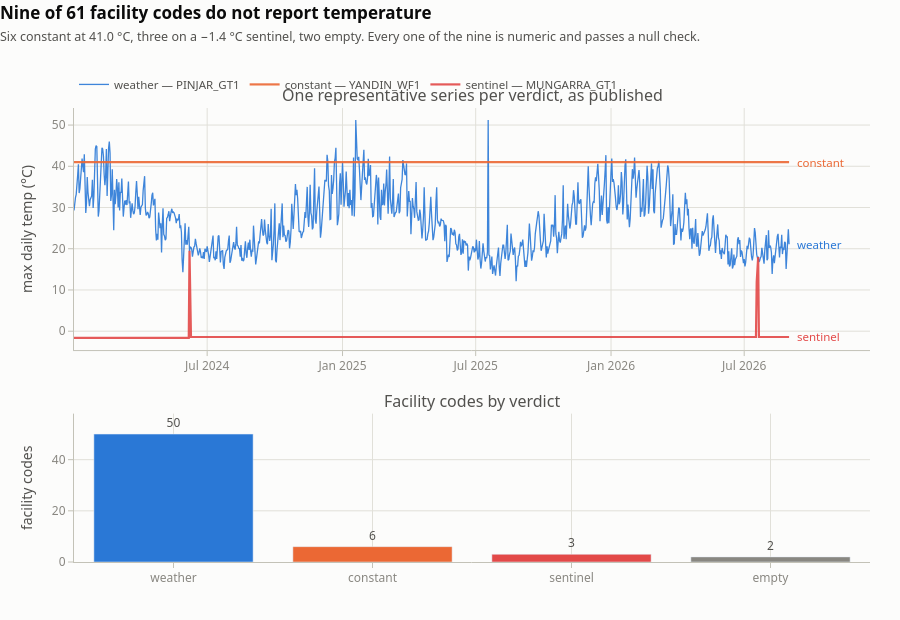

Notebook cell for this chart:
### Markdown cell above
### 1. What is actually a measurement

Four groups, drawn as the series they are. The point of the chart is that the defects are not subtle
once plotted and completely invisible in a summary statistic: a mean over all 61 facility codes is a
mean over six flat 41.0 lines and three flat -1.4 lines.

The **41.0** group is the more dangerous of the two, because 41 degC is a *plausible* WA summer
maximum. It fails only on variance — the same value on all 973 days, including every day in July.
The **-1.4** group fails on sign and on season. Both are almost certainly registered reference
values for the facility rather than readings from an instrument.

`ALBANY_WF1` and `GRASMERE_WF1` are honestly empty: 973 rows, no values. They cost nothing, because
`notna()` does catch them.

### Code cell
# ── Chart 1: the four verdict groups, drawn as series ────────────────────────
reps = {'weather': 'PINJAR_GT1', 'constant': 'YANDIN_WF1',
        'sentinel': 'MUNGARRA_GT1', 'empty': 'ALBANY_WF1'}
wall = temperature_wide(raw='../data/raw', drop_placeholders=False)

fig = make_subplots(rows=2, cols=1, vertical_spacing=0.14, row_heights=[0.62, 0.38],
                    subplot_titles=["One representative series per verdict, as published",
                                    "Facility codes by verdict"])

for v, f in reps.items():
    if f not in wall.columns:
        continue
    s = wall[f].dropna()
    if s.empty:
        continue
    fig.add_trace(go.Scatter(
        x=s.index, y=s.values, name=f"{v} — {f}", mode='lines',
        line=dict(color=VERDICT_COLOR[v], width=1.3 if v == 'weather' else 2.2),
        opacity=0.9), row=1, col=1)
    # Direct label, so the reading never depends on matching a colour to a key.
    fig.add_annotation(x=s.index[-1], y=s.iloc[-1], text=f"  {v}", showarrow=False,
                       xanchor='left', font=dict(size=11.5, color=VERDICT_COLOR[v]),
                       row=1, col=1)

cnt = diag.verdict.value_counts().reindex(['weather', 'constant', 'sentinel', 'empty']).fillna(0)
fig.add_trace(go.Bar(x=list(cnt.index), y=list(cnt.values),
                     marker_color=[VERDICT_COLOR[v] for v in cnt.index],
                     text=[f"{int(v)}" for v in cnt.values], textposition='outside',
                     showlegend=False, cliponaxis=False), row=2, col=1)

fig.update_yaxes(title_text="max daily temp (°C)", row=1, col=1)
fig.update_yaxes(title_text="facility codes", row=2, col=1, range=[0, 58])
fig.update_xaxes(range=[wall.index.min(), wall.index.max() + pd.Timedelta(days=110)], row=1, col=1)
style(fig, "Nine of 61 facility codes do not report temperature",
      "Six constant at 41.0 °C, three on a −1.4 °C sentinel, two empty. Every one of the nine is "
      "numeric and passes a null check.",
      height=620, hover='closest', legend_y=1.02)
fig.show()

# The two defects push in OPPOSITE directions, so the headline bias is small and
# the aggregate looks harmless. That is the trap, not a reassurance: a fleet mean
# is one of the few statistics in which they partly cancel.
hi = t_all[t_all.facility_code.isin(diag.index[diag.verdict == 'constant'])].temp_max_c
lo = t_all[t_all.facility_code.isin(diag.index[diag.verdict == 'sentinel'])].temp_max_c
print("A mean over all facility codes, versus a mean over the real ones:")
print(f"  all 61 codes : {t_all.temp_max_c.mean():.2f} °C  ({len(t_all):,} readings)")
print(f"  50 weather   : {t.temp_max_c.mean():.2f} °C  ({len(t):,} readings)")
print(f"  net bias     : {t_all.temp_max_c.mean() - t.temp_max_c.mean():+.2f} °C")
print("")
print("the net is small only because the defects oppose each other:")
print(f"  {len(hi):,} readings pinned at 41.0 °C pull the mean UP")
print(f"  {len(lo):,} readings on the −1.4 °C sentinel pull it DOWN")
print("any per-facility or per-station statistic gets the full error, uncancelled:")
for f in ['YANDIN_WF1', 'MUNGARRA_GT1']:
    v = t_all.loc[t_all.facility_code == f, 'temp_max_c'].mean()
    print(f"  {f:<16} reports {v:6.2f} °C mean against a fleet median of "
          f"{t.temp_max_c.median():.1f} °C")

### Figure 1 — Plotly figure (JSON) as saved in the notebook; plotly's stock layout.template omitted (floating-point values rounded to 4 significant figures; data arrays with more than 128 entries replaced by an {"elided": "..."} marker saying what was removed)
{"data": [{"line": {"color": "#2a78d6", "width": 1.3}, "mode": "lines", "name": "weather — PINJAR_GT1", "opacity": 0.9, "type": "scatter", "x": {"elided": "966 str values"}, "xaxis": "x", "y": {"elided": "966 float values"}, "yaxis": "y"}, {"line": {"color": "#eb6834", "width": 2.2}, "mode": "lines", "name": "constant — YANDIN_WF1", "opacity": 0.9, "type": "scatter", "x": {"elided": "973 str values"}, "xaxis": "x", "y": {"elided": "973 float values"}, "yaxis": "y"}, {"line": {"color": "#e34948", "width": 2.2}, "mode": "lines", "name": "sentinel — MUNGARRA_GT1", "opacity": 0.9, "type": "scatter", "x": {"elided": "973 str values"}, "xaxis": "x", "y": {"elided": "973 float values"}, "yaxis": "y"}, {"cliponaxis": false, "marker": {"color": ["#2a78d6", "#eb6834", "#e34948", "#898781"]}, "showlegend": false, "text": ["50", "6", "3", "2"], "textposition": "outside", "type": "bar", "x": ["weather", "constant", "sentinel", "empty"], "xaxis": "x2", "y": [50, 6, 3, 2], "yaxis": "y2"}], "layout": {"annotations": [{"font": {"size": 16}, "showarrow": false, "text": "One representative series per verdict, as published", "x": 0.5, "xanchor": "center", "xref": "paper", "y": 1, "yanchor": "bottom", "yref": "paper"}, {"font": {"size": 16}, "showarrow": false, "text": "Facility codes by verdict", "x": 0.5, "xanchor": "center", "xref": "paper", "y": 0.3268, "yanchor": "bottom", "yref": "paper"}, {"font": {"color": "#2a78d6", "size": 11.5}, "showarrow": false, "text": "  weather", "x": "2026-08-31T00:00:00", "xanchor": "left", "xref": "x", "y": 21.1, "yref": "y"}, {"font": {"color": "#eb6834", "size": 11.5}, "showarrow": false, "text": "  constant", "x": "2026-08-31T00:00:00", "xanchor": "left", "xref": "x", "y": 41, "yref": "y"}, {"font": {"color": "#e34948", "size": 11.5}, "showarrow": false, "text": "  sentinel", "x": "2026-08-31T00:00:00", "xanchor": "left", "xref": "x", "y": -1.401, "yref": "y"}], "font": {"color": "#52514e", "family": "system-ui, -apple-system, Segoe UI, sans-serif", "size": 12}, "height": 620, "hovermode": "closest", "legend": {"bgcolor": "rgba(0,0,0,0)", "font": {"size": 11.5}, "orientation": "h", "x": 0, "xanchor": "left", "y": 1.02, "yanchor": "bottom"}, "margin": {"b": 58, "l": 74, "r": 30, "t": 108}, "paper_bgcolor": "#fcfcfb", "plot_bgcolor": "#fcfcfb", "showlegend": true, "title": {"font": {"color": "#0b0b0b", "size": 17}, "text": "<b>Nine of 61 facility codes do not report temperature</b><br><span style='font-size:12.5px;color:#52514e'>Six constant at 41.0 °C, three on a −1.4 °C sentinel, two empty. Every one of the nine is numeric and passes a null check.</span>", "x": 0, "xanchor": "left", "y": 0.97}, "xaxis": {"anchor": "y", "domain": [0, 1], "gridcolor": "#e1e0d9", "linecolor": "#c3c2b7", "range": ["2024-01-02T00:00:00", "2026-12-19T00:00:00"], "tickcolor": "#c3c2b7", "tickfont": {"color": "#898781"}, "ticks": "outside", "zeroline": false}, "xaxis2": {"anchor": "y2", "domain": [0, 1], "gridcolor": "#e1e0d9", "linecolor": "#c3c2b7", "tickcolor": "#c3c2b7", "tickfont": {"color": "#898781"}, "ticks": "outside", "zeroline": false}, "yaxis": {"anchor": "x", "domain": [0.4668, 1], "gridcolor": "#e1e0d9", "linecolor": "#c3c2b7", "tickcolor": "#c3c2b7", "tickfont": {"color": "#898781"}, "ticks": "outside", "title": {"text": "max daily temp (°C)"}, "zeroline": false}, "yaxis2": {"anchor": "x2", "domain": [0, 0.3268], "gridcolor": "#e1e0d9", "linecolor": "#c3c2b7", "range": [0, 58], "tickcolor": "#c3c2b7", "tickfont": {"color": "#898781"}, "ticks": "outside", "title": {"text": "facility codes"}, "zeroline": false}}}
